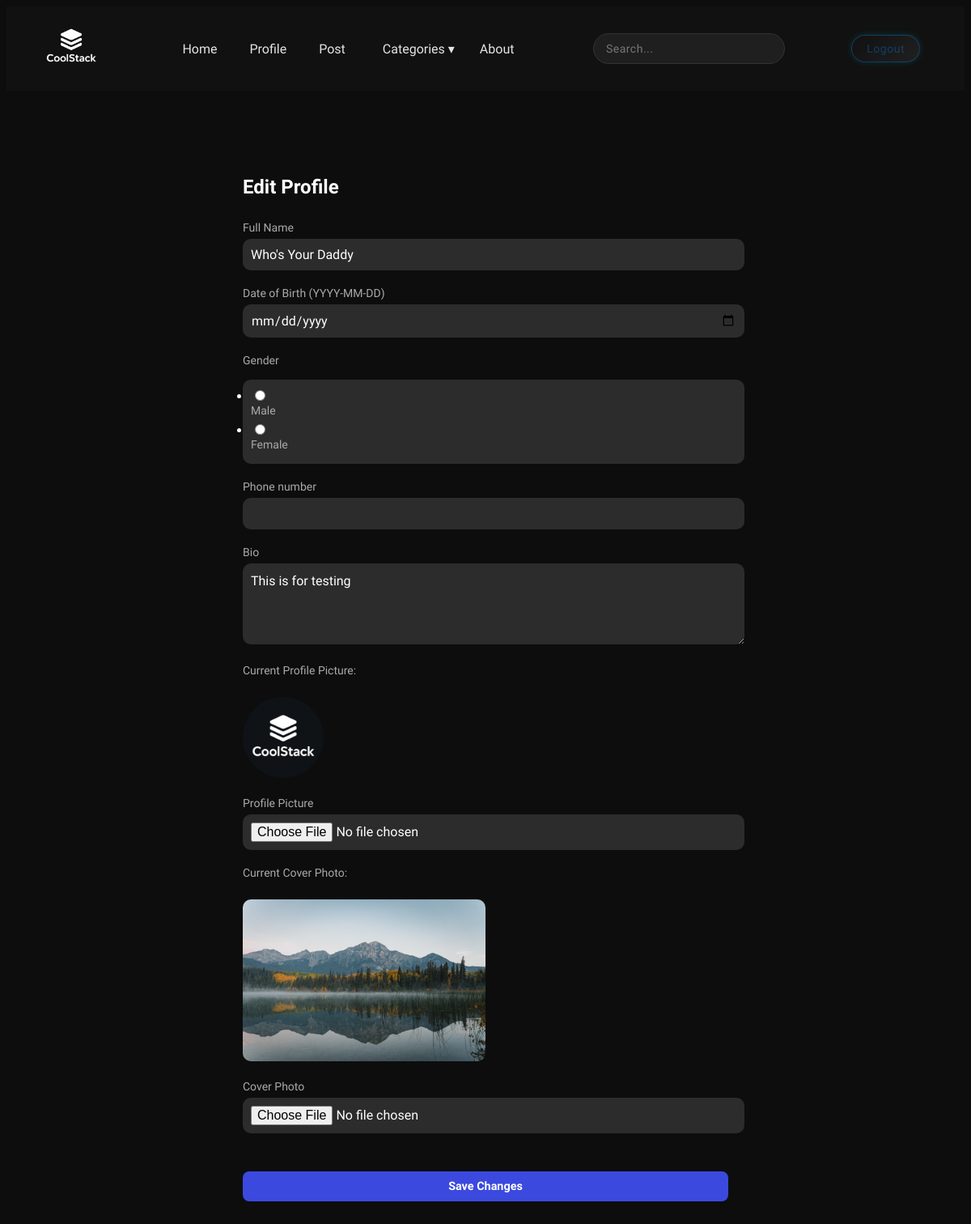
Screenshot of /edit_profile (signed in) with the database file from the repository.
### app/models.py (models this page shows)
class User(db.Model, UserMixin):
    id = db.Column(db.Integer, primary_key=True)
    fullname = db.Column(db.String(100), nullable=True)
    username = db.Column(db.String(100), unique=True, nullable=False)
    email = db.Column(db.String(150), unique=True, nullable=False)
    dob = db.Column(db.Date)
    gender = db.Column(db.String)
    phone_number = db.Column(db.String(20))
    password = db.Column(db.String(200), nullable=False)
    profile_pic = db.Column(db.String(200), default='default.png')
    cover_photo = db.Column(db.String(200), default='default_cover.jpg')
    bio = db.Column(db.Text, default="")
    posts = db.relationship('Post', backref='author', lazy=True)
    likes = db.relationship('Like', backref='user', lazy=True)
    comments = db.relationship('Comment', backref='comment_author', lazy=True)

### app/routes.py (the view)
@bp.route('/edit_profile', methods=['GET', 'POST'])
@login_required
def edit_profile():
    form = EditProfileForm()
    if form.validate_on_submit():
        current_user.fullname = form.fullname.data
        current_user.bio = form.bio.data
        if form.profile_pic.data:
            profile_folder = os.path.join(current_app.root_path, 'static/uploads/profile_pics')
            os.makedirs(profile_folder, exist_ok=True)
            filename = secure_filename(form.profile_pic.data.filename)
            path = os.path.join(profile_folder, filename)
            form.profile_pic.data.save(path)
            current_user.profile_pic = filename
        if form.cover_photo.data:
            cover_folder = os.path.join(current_app.root_path, 'static/uploads/cover_photos')
            os.makedirs(cover_folder, exist_ok=True)
            cover_filename = secure_filename(form.cover_photo.data.filename)
            cover_path = os.path.join(cover_folder, cover_filename)
            form.cover_photo.data.save(cover_path)
            current_user.cover_photo = cover_filename
        db.session.commit()
        flash('Profile updated successfully!', 'success')
        return redirect(url_for('main.profile'))
    elif request.method == 'GET':
        form.fullname.data = current_user.fullname
        form.bio.data = current_user.bio
    return render_template('edit_profile.html', form=form)

### app/forms.py
class EditProfileForm(FlaskForm):
    fullname = StringField('Full Name', validators=[DataRequired()])
    dob = DateField('Date of Birth (YYYY-MM-DD)', format='%Y-%m-%d', validators=[DataRequired()])
    gender = RadioField('Gender', choices=[('Male', 'Male'), ('Female', 'Female')], validators=[DataRequired()])
    phone_number = StringField('Phone number', validators=[Regexp(r'^\+?\d{10,15}$')])
    bio = TextAreaField('Bio')
    profile_pic = FileField('Profile Picture', validators=[FileAllowed(['jpg', 'png', 'jpeg'])])
    cover_photo = FileField('Cover Photo', validators=[FileAllowed(['jpg', 'png', 'jpeg'])])
    submit = SubmitField('Save Changes')

### app/models.py (called while the page is built)
@login_manager.user_loader
def load_user(user_id):
    return User.query.get(int(user_id))

### app/templates/edit_profile.html (shortened to what this page needs)
{% extends 'base.html' %}
{% block content %}
<div class="edit-profile-container">
  <h2>Edit Profile</h2>
  <form method="POST" enctype="multipart/form-data">
    <div class="form-group">
      {{ form.fullname.label }}
      {{ form.fullname(class="form-control") }}
    </div>
    <div class="form-group">
      {{ form.dob.label }}
      {{ form.dob(class="form-control") }}
    </div>
    <div class="form-group">
      {{ form.gender.label }}
      {{ form.gender(class="form-control") }}
    </div>
    <div class="form-group">
      {{ form.phone_number.label }}
      {{ form.phone_number(class="form-control") }}
    </div>
    <div class="form-group">
      {{ form.bio.label }}
      {{ form.bio(class="form-control", rows="3") }}
    </div>
    <div class="form-group">
      <label>Current Profile Picture:</label><br>
      <img src="{{ url_for('static', filename='uploads/profile_pics/' ~ current_user.profile_pic) }}"
           alt="Profile Picture" width="100" height="100" style="border-radius:50%;object-fit:cover;">
      <br><br>
      {{ form.profile_pic.label }}
      {{ form.profile_pic(class="form-control-file") }}
    </div>
    <div class="form-group">
      <label>Current Cover Photo:</label><br>
      <img src="{{ url_for('static', filename='uploads/profile_pics/' ~ current_user.cover_photo) }}"
           alt="Cover Photo" width="300" height="100" style="object-fit:cover;border-radius:10px;">
      <br><br>
      {{ form.cover_photo.label }}
      {{ form.cover_photo(class="form-control-file") }}
    </div>
    <br>
    <div class="form-group">
      {{ form.submit(class="btn btn-primary") }}
    </div>
  </form>
</div>
{% endblock %}

### app/static/style.css (style rules this page uses)
:root { --bg: #0d0d0d; --card: #181818; --text: #e6e6e6; --accent: #1d9bf0; --gray: #888; }
* { text-decoration: none; height: auto; font-family: "Questrial", sans-serif; }
body { font-family: "Questrial", sans-serif; background: var(--bg); color: white; }
.form-group { margin-bottom: 15px; text-align: left; }
.form-control { width: 100%; padding: 10px; border: none; border-radius: 6px; background-color: #2a2a2a; color: white; }
.btn-primary { width: 100%; padding: 12px; background-color: #00c2ff; border: none; border-radius: 6px; color: white; font-weight: bold; cursor: pointer; transition: 0.3s; }
.form-group { margin-bottom: 15px; }
.form-group label { display: block; margin-bottom: 6px; color: #aaa; font-weight: 500; font-size: 14px; }
.form-control { width: 100%; padding: 12px; border: 1px solid #333; border-radius: 8px; background: #1b1b1b; color: #eee; font-size: 15px; transition: all 0.2s ease; }
form textarea { min-height: 120px; resize: vertical; line-height: 1.5; }
.btn-primary { background: linear-gradient(135deg, #00e5ff, #008cff); color: #fff; border: none; width: 100%; padding: 12px; border-radius: 8px; font-size: 16px; cursor: pointer; transition: all 0.25s ease; margin-top: 10px; }
.edit-profile-container { width: 90%; max-width: 600px; margin: 30px auto; border-radius: 10px; padding: 25px; }
.edit-profile-container h2 { margin-bottom: 20px; }
.form-group { margin-bottom: 20px; }
.form-control, .form-control-file, .textarea { width: 100%; padding: 10px; border: none; border-radius: 10px; background: #2c2c2c; color: #fff; font-size: 1rem; }
.btn-primary { width: 100%; background: #00bcd4; color: #fff; border: none; padding: 12px; border-radius: 12px; font-weight: bold; font-size: 1rem; cursor: pointer; transition: 0.3s; }
h2 { font-weight: 700; font-size: 1.5rem; margin-bottom: 1rem; padding-bottom: 0.5rem; }
form textarea { width: 50%; border: 1px solid #ccc; border-radius: 10px; padding: 10px; font-family: inherit; resize: vertical; min-height: 80px; transition: border-color 0.2s ease; }
form button, form input[type="submit"] { margin-top: 8px; padding: 10px 18px; border: none; background: #3b49df; color: #fff; border-radius: 8px; cursor: pointer; font-size: 0.9rem; transition: background 0.2s ease; }

### rows the page displays
User: fullname "Who's Your Daddy", gender "☐ Male ☐ Female", bio "This is for testing", profile_pic (picture), cover_photo (picture)
